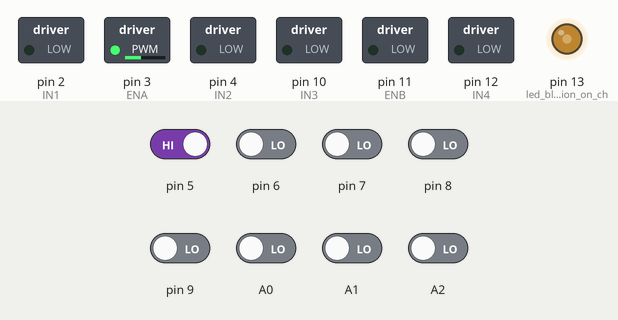
Recording of a sketch running on a simulated Arduino Uno, built with avr-gcc and run on an emulated ATmega328P. Parts: switched loads named in the sketch (green lamp = pin HIGH), output pins drawn as LEDs (lit = HIGH). The inputs (shaded band) are chosen by the test bench; at power-on: pin 5 HIGH, A0–2, pin 6–9 LOW.

Above: at 1.2 s.
1.3 s: A2 driven HIGH
At 2.5 s:
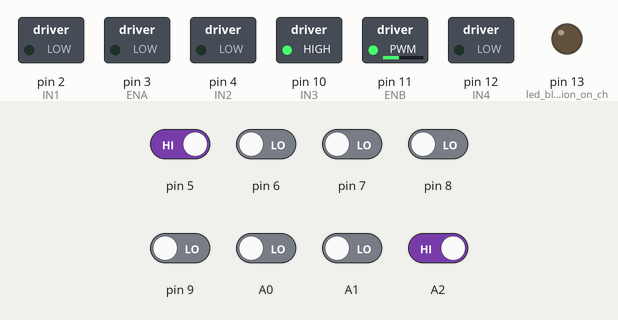
2.8 s: pin 5 driven LOW
At 4.0 s:
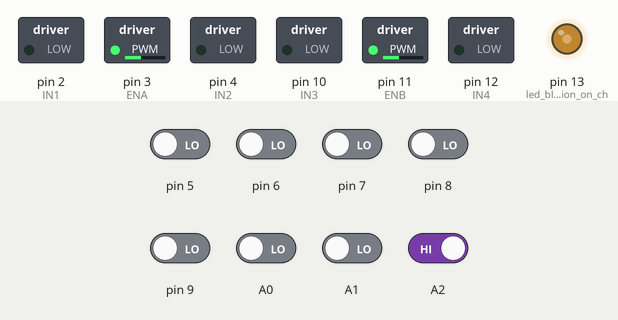
4.3 s: A1 driven HIGH
At 4.9 s:
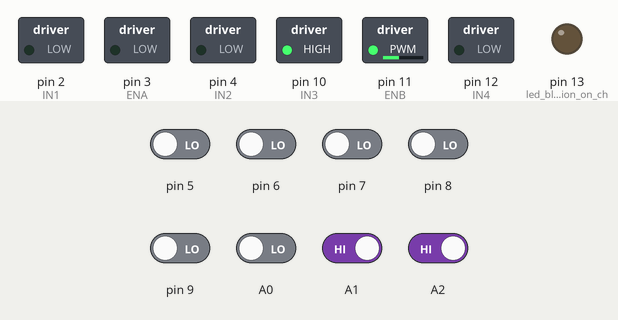
5.8 s: pin 6 driven HIGH
At 6.5 s:
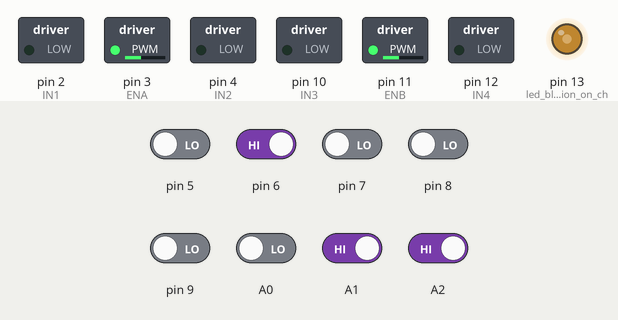
Timing chart, 0 to 8.3 s (numbered marks = the images above; inputs shaded):
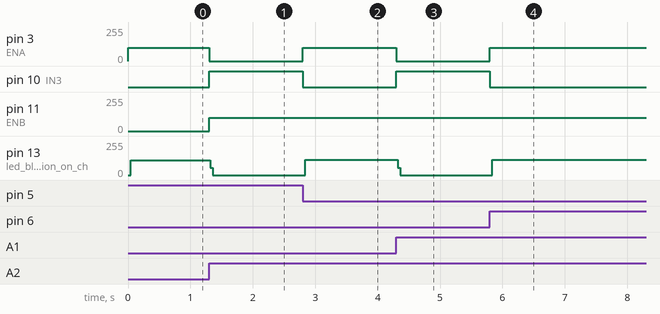

Measured:
- after the input at 1.3 s, pin 3 (ENA): 100/255 → 0/255 at once; pin 10 (IN3): LOW → HIGH at once; pin 11 (ENB): 0/255 → 100/255 at once; pin 13 (led_blink_condition_on_ch): 110/255 → 0/255 at once
- after the input at 2.8 s, pin 3 (ENA): 0/255 → 100/255 at once; pin 10 (IN3): HIGH → LOW at once; pin 13 (led_blink_condition_on_ch): 0/255 → 113/255 at once
- after the input at 4.3 s, pin 3 (ENA): 100/255 → 0/255 at once; pin 10 (IN3): LOW → HIGH at once; pin 13 (led_blink_condition_on_ch): 113/255 → 0/255 at once
- after the input at 5.8 s, pin 3 (ENA): 0/255 → 100/255 at once; pin 10 (IN3): HIGH → LOW at once; pin 13 (led_blink_condition_on_ch): 0/255 → 114/255 at once

The sketch:

main.ino
```cpp
int s1;
int s2;
int s3;
int s4;
int s5;
int s6;
int s7;
int s8;
//led pin - 13
const int ENA = 3;
const int IN1=2;
const int IN2=4;
const int ENB = 11;
const int IN3=10;
const int IN4=12;
void setup()
{
  // put your setup code here, to run once:
  pinMode(A0,INPUT);
  pinMode(A1,INPUT);
  pinMode(A2,INPUT);
  pinMode(5,INPUT);
  pinMode(6,INPUT);
  pinMode(7,INPUT);
  pinMode(8,INPUT);
  pinMode(9,INPUT);

  pinMode(IN1,OUTPUT);
  pinMode(IN2,OUTPUT);
  pinMode(IN3,OUTPUT);
  pinMode(IN4,OUTPUT);
  pinMode(13,OUTPUT); //led blink condition on checkpoint
  Serial.begin(9600);

  //forward();
  //delay(2000);
}

void loop()
{
  s1=digitalRead(A0);
  s2=digitalRead(A1);
  s3=digitalRead(A2);
  s4=digitalRead(5);
  s5=digitalRead(6);
  s6=digitalRead(7);
  s7=digitalRead(8);
  s8=digitalRead(9);


 /* Serial.print(s1);

  Serial.print(" ");
  Serial.print(s2);
  Serial.print(" ");
  Serial.print(s3);
  Serial.print(" ");
  Serial.print(s4);
  Serial.print(" ");
  Serial.print(s5);
  Serial.print(" ");
  Serial.print(s6);
  Serial.print(" ");
  Serial.print(s7);
  Serial.print(" ");
  Serial.print(s8);
  Serial.println(" ");
  delay (1000);
  */

  //black=1
  //white=0
  //forward
  if(
  ((s1==1)&&(s2==1)&&(s3==1)&&(s4==0)&&(s5==1)&&(s6==1)&&(s7==1)&&(s8==1))||
  ((s1==1)&&(s2==1)&&(s3==1)&&(s4==1)&&(s5==0)&&(s6==1)&&(s7==1)&&(s8==1))||
  ((s1==1)&&(s2==1)&&(s3==0)&&(s4==1)&&(s5==1)&&(s6==1)&&(s7==1)&&(s8==1))||
  ((s1==1)&&(s2==1)&&(s3==1)&&(s4==1)&&(s5==1)&&(s6==0)&&(s7==1)&&(s8==1))||
  ((s1==1)&&(s2==1)&&(s3==1)&&(s4==0)&&(s5==0)&&(s6==1)&&(s7==1)&&(s8==1))||
  ((s1==1)&&(s2==1)&&(s3==0)&&(s4==0)&&(s5==0)&&(s6==0)&&(s7==1)&&(s8==1))||
((s1==1)&&(s2==0)&&(s3==0)&&(s4==0)&&(s5==0)&&(s6==0)&&(s7==0   )&&(s8==1))
  )
  {
    forward();
  }
  //right
  else if(
  ((s1==0)&&(s2==1)&&(s3==1)&&(s4==1)&&(s5==1)&&(s6==1)&&(s7==1)&&(s8==1))||
  ((s1==0)&&(s2==0)&&(s3==1)&&(s4==1)&&(s5==1)&&(s6==1)&&(s7==1)&&(s8==1))||
  ((s1==0)&&(s2==0)&&(s3==0)&&(s4==1)&&(s5==1)&&(s6==1)&&(s7==1)&&(s8==1))||
  ((s1==0)&&(s2==0)&&(s3==0)&&(s4==0)&&(s5==1)&&(s6==1)&&(s7==1)&&(s8==1))||
  ((s1==0)&&(s2==0)&&(s3==0)&&(s4==0)&&(s5==0)&&(s6==1)&&(s7==1)&&(s8==1))||
  ((s1==0)&&(s2==0)&&(s3==0)&&(s4==0)&&(s5==0)&&(s6==0)&&(s7==1)&&(s8==1))||
  ((s1==0)&&(s2==0)&&(s3==0)&&(s4==0)&&(s5==0)&&(s6==0)&&(s7==0)&&(s8==1))||
  ((s1==0)&&(s2==0)&&(s3==0)&&(s4==0)&&(s5==0)&&(s6==1)&&(s7==1)&&(s8==0))||
  ((s1==0)&&(s2==0)&&(s3==0)&&(s4==0)&&(s5==1)&&(s6==1)&&(s7==1)&&(s8==0))||
  ((s1==0)&&(s2==0)&&(s3==0)&&(s4==0)&&(s5==1)&&(s6==1)&&(s7==0)&&(s8==0))||
  ((s1==0)&&(s2==0)&&(s3==0)&&(s4==0)&&(s5==1)&&(s6==1)&&(s7==1)&&(s8==0))||
  ((s1==0)&&(s2==0)&&(s3==0)&&(s4==1)&&(s5==1)&&(s6==1)&&(s7==0)&&(s8==0))||
  ((s1==0)&&(s2==0)&&(s3==0)&&(s4==1)&&(s5==1)&&(s6==1)&&(s7==1)&&(s8==0))||
  ((s1==0)&&(s2==0)&&(s3==1)&&(s4==1)&&(s5==1)&&(s6==1)&&(s7==1)&&(s8==0))
  )
  {
    right();
  }
  else if(
  ((s1==1)&&(s2==1)&&(s3==1)&&(s4==1)&&(s5==1)&&(s6==1)&&(s7==1)&&(s8==0))||
  ((s1==1)&&(s2==1)&&(s3==1)&&(s4==1)&&(s5==1)&&(s6==1)&&(s7==0)&&(s8==0))||
  ((s1==1)&&(s2==1)&&(s3==1)&&(s4==1)&&(s5==1)&&(s6==0)&&(s7==0)&&(s8==0))||
  ((s1==1)&&(s2==1)&&(s3==1)&&(s4==1)&&(s5==0)&&(s6==0)&&(s7==0)&&(s8==0))||
  ((s1==1)&&(s2==1)&&(s3==1)&&(s4==0)&&(s5==0)&&(s6==0)&&(s7==0)&&(s8==0))||
  ((s1==1)&&(s2==1)&&(s3==0)&&(s4==0)&&(s5==0)&&(s6==0)&&(s7==0)&&(s8==0))||
  ((s1==1)&&(s2==0)&&(s3==0)&&(s4==0)&&(s5==0)&&(s6==0)&&(s7==0)&&(s8==0))||
  ((s1==0)&&(s2==1)&&(s3==1)&&(s4==0)&&(s5==0)&&(s6==0)&&(s7==0)&&(s8==0))||
  ((s1==0)&&(s2==1)&&(s3==1)&&(s4==1)&&(s5==0)&&(s6==0)&&(s7==0)&&(s8==0))||
  ((s1==0)&&(s2==0)&&(s3==1)&&(s4==1)&&(s5==0)&&(s6==0)&&(s7==0)&&(s8==0))||
  ((s1==0)&&(s2==1)&&(s3==1)&&(s4==1)&&(s5==0)&&(s6==0)&&(s7==0)&&(s8==0))||
  ((s1==0)&&(s2==0)&&(s3==1)&&(s4==1)&&(s5==1)&&(s6==0)&&(s7==0)&&(s8==0))||
  ((s1==0)&&(s2==1)&&(s3==1)&&(s4==1)&&(s5==1)&&(s6==0)&&(s7==0)&&(s8==0))||
  ((s1==0)&&(s2==1)&&(s3==1)&&(s4==1)&&(s5==1)&&(s6==1)&&(s7==0)&&(s8==0))
  )
  {
    left();
  }
  else motor_stop();
    if(
  ((s1==1)&&(s2==1)&&(s3==0)&&(s4==0)&&(s5==0)&&(s6==0)&&(s7==1)&&(s8==1))||
  ((s1==1)&&(s2==0)&&(s3==0)&&(s4==0)&&(s5==0)&&(s6==0)&&(s7==0)&&(s8==1))
  )
  {
   digitalWrite(13,HIGH);
  delayMicroseconds(50);
  digitalWrite(13,LOW);
  }
}


void forward()
{
  digitalWrite(IN1, LOW);
  digitalWrite(IN2, HIGH);
  analogWrite(ENA, 100);
  digitalWrite(IN3, HIGH);
  digitalWrite(IN4, LOW);
  analogWrite(ENB, 100);
}

void right()
{
  digitalWrite(IN1, LOW);
  digitalWrite(IN2, HIGH);
  analogWrite(ENA, 100);
  digitalWrite(IN3, LOW);
  digitalWrite(IN4, LOW);
  analogWrite(ENB, 0);
}

void left()
{
  digitalWrite(IN1, LOW);
  digitalWrite(IN2, LOW);
  analogWrite(ENA, 0);
  digitalWrite(IN3, HIGH);
  digitalWrite(IN4, LOW);
  analogWrite(ENB, 100);
}

void motor_stop()
{
  digitalWrite(IN1, LOW);
  digitalWrite(IN2, LOW);
  analogWrite(ENA, 100);
  digitalWrite(IN3, LOW);
  digitalWrite(IN4, LOW);
  digitalWrite(13,HIGH);
  delayMicroseconds(50);
  digitalWrite(13,LOW);
}
```
